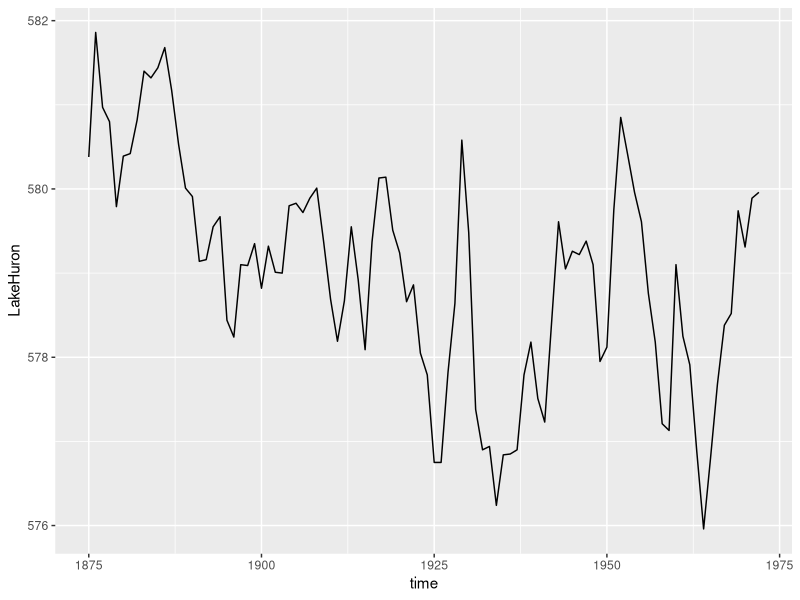

The R script that drew this image:
## ---- chunk 1
knitr::opts_chunk$set(echo = TRUE)
## ---- chunk 2
LakeHuron = as.vector(LakeHuron)
time = seq(1875,1972,1)
LakeHuron = data.frame(time,LakeHuron)
library(ggplot2)
ggplot(data = LakeHuron, aes(time,LakeHuron))+geom_line()
